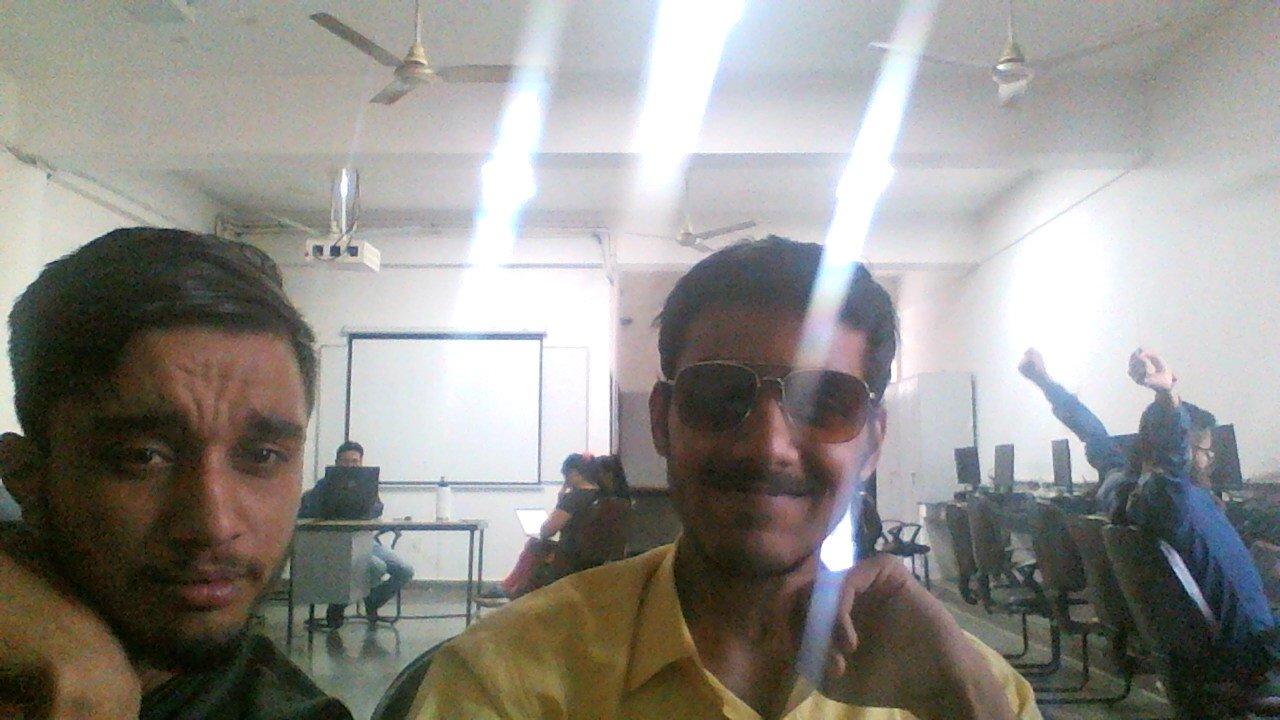
#> input picture photos/vy.jpg, 1280 x 720 px
$ python transformations.py
#> lines starting #> are read from the running program, lines starting #| are printed output that depends on the picture
import cv2 as cv

import numpy as np

img = cv.imread("photos/vy.jpg")
#> img is the input picture: shape (720, 1280, 3); mean B, G, R 138.5, 143.5, 145.1

# [22 lines of commented-out code are left out]

flip = cv.flip(img,-1)
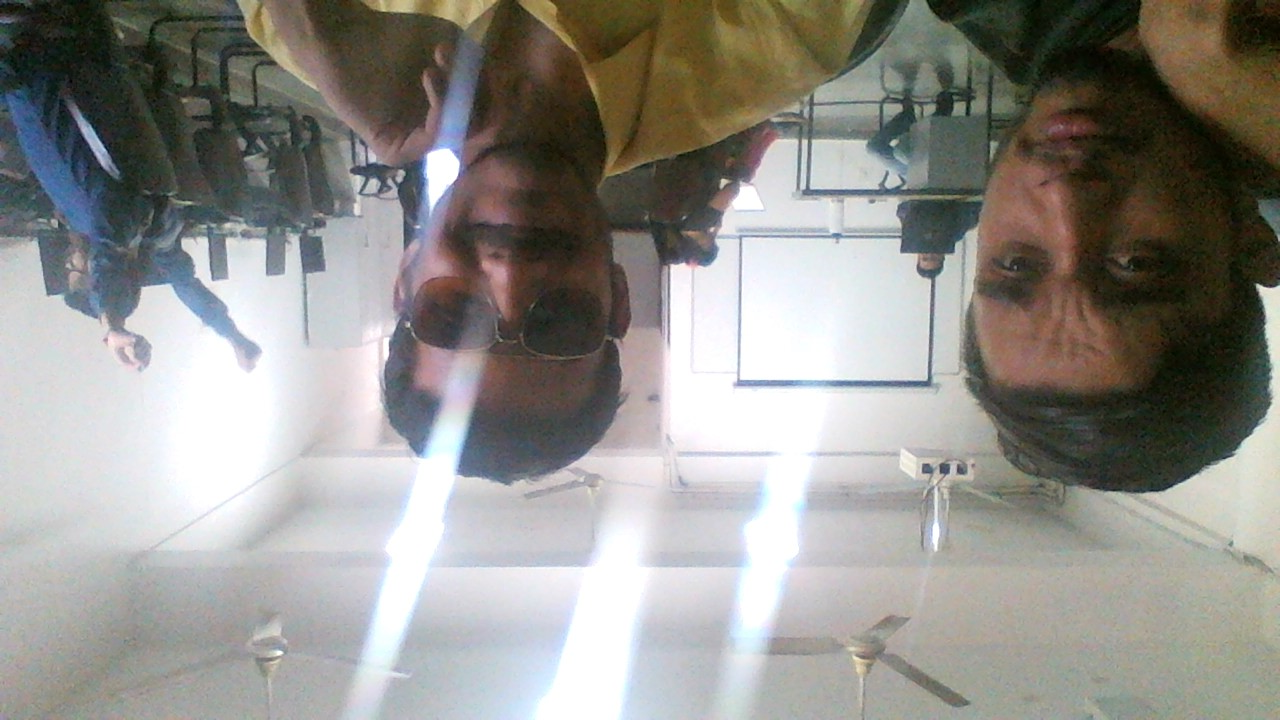
#> flip: shape (720, 1280, 3); mean B, G, R 138.5, 143.5, 145.1
cv.imshow("f",flip)

# cropping
cropped  = img[200:400,300:400]
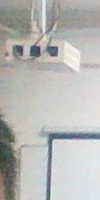
#> cropped: shape (200, 100, 3); mean B, G, R 181.2, 183.9, 183.3
cv.imshow("crop",cropped)


cv.waitKey(0)

$ run again, with photos/WIN_20230313_15_53_58_Pro.jpg copied over photos/vy.jpg
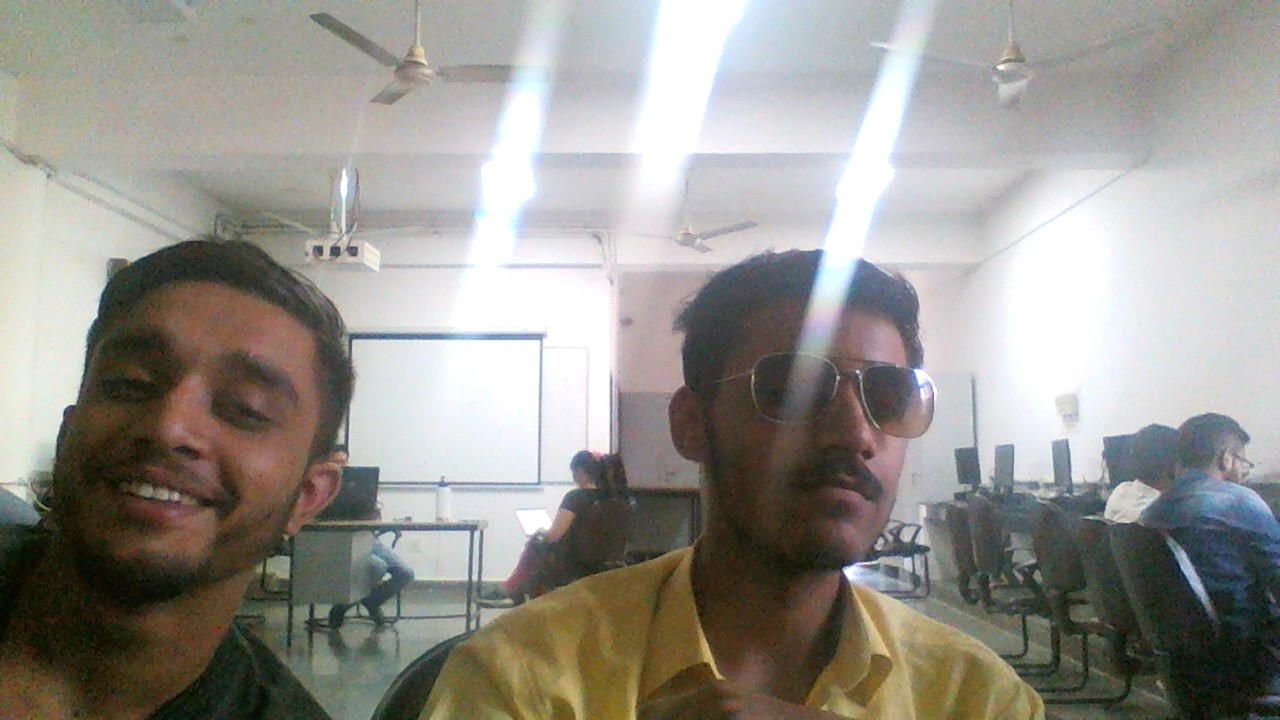
#> input picture photos/WIN_20230313_15_53_58_Pro.jpg, 1280 x 720 px
#> img is the input picture: shape (720, 1280, 3); mean B, G, R 141.7, 147.9, 150.2
#> `flip = cv.flip(img,-1)`:
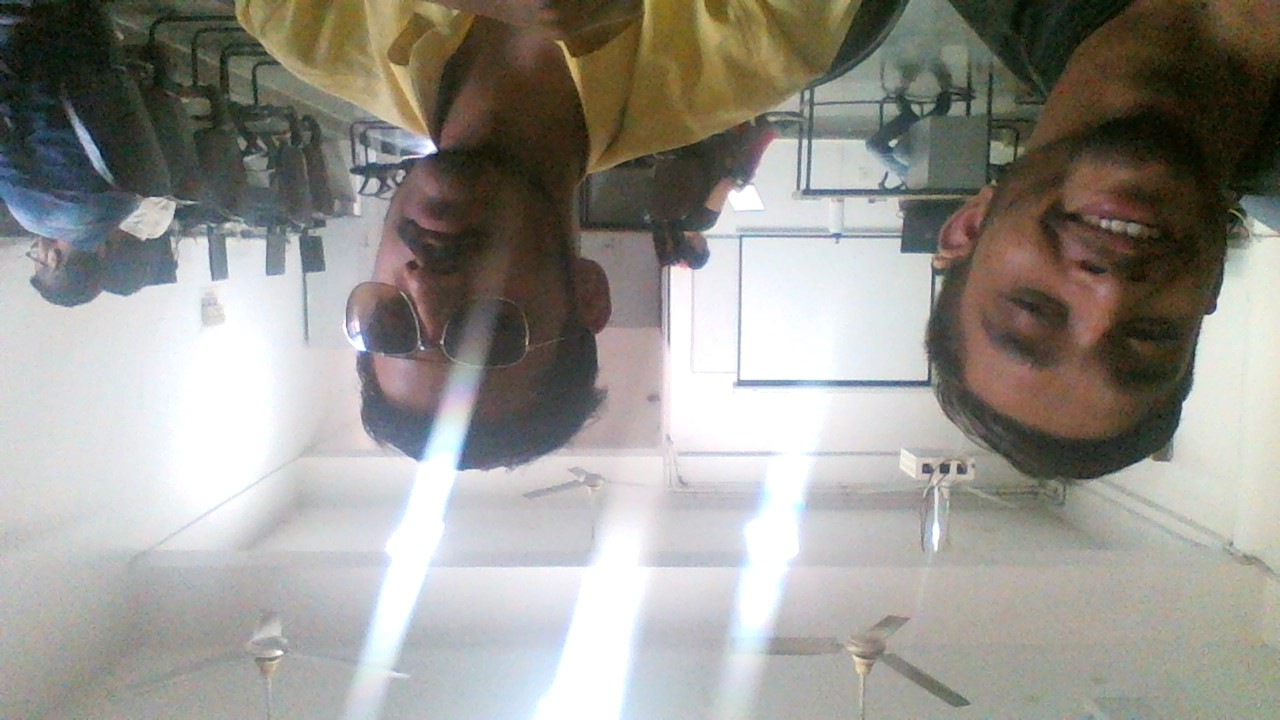
#> flip: shape (720, 1280, 3); mean B, G, R 141.7, 147.9, 150.2
#> `cropped  = img[200:400,300:400]`:
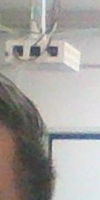
#> cropped: shape (200, 100, 3); mean B, G, R 157.5, 161, 163.7

$ run again, with photos/WIN_20230313_15_54_02_Pro.jpg copied over photos/vy.jpg
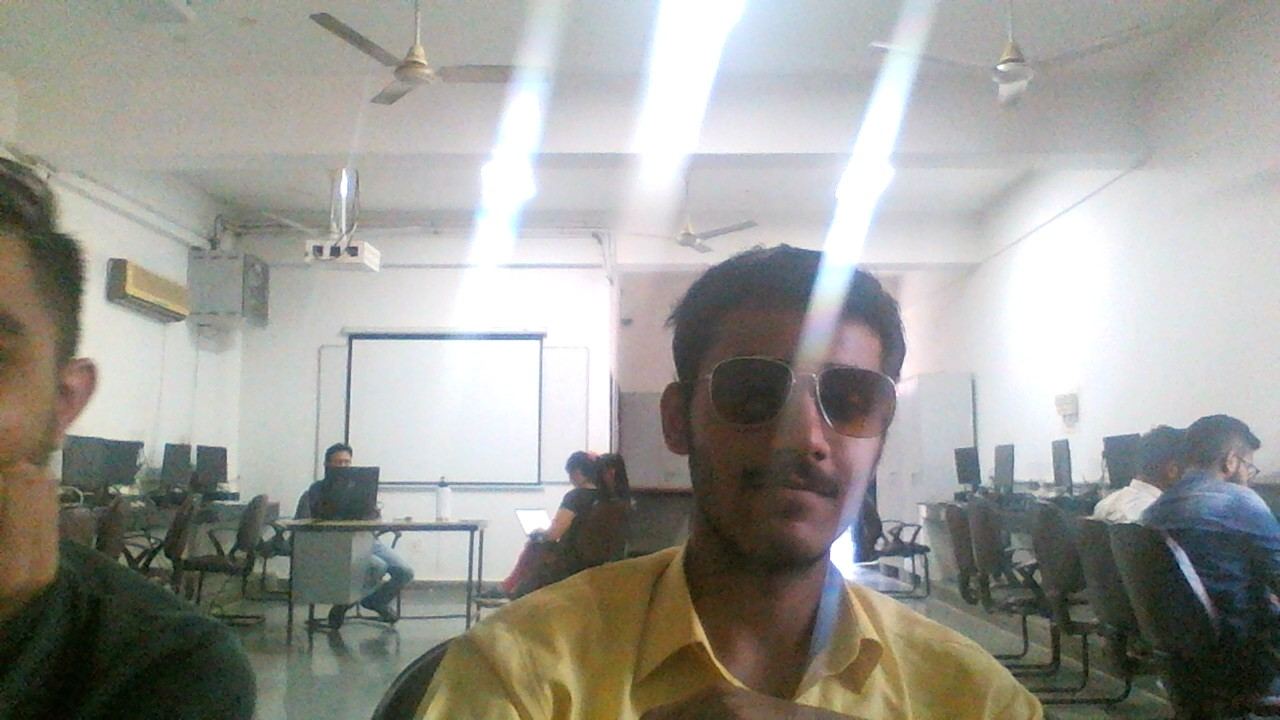
#> input picture photos/WIN_20230313_15_54_02_Pro.jpg, 1280 x 720 px
#> img is the input picture: shape (720, 1280, 3); mean B, G, R 149.2, 154.9, 155.4
#> `flip = cv.flip(img,-1)`:
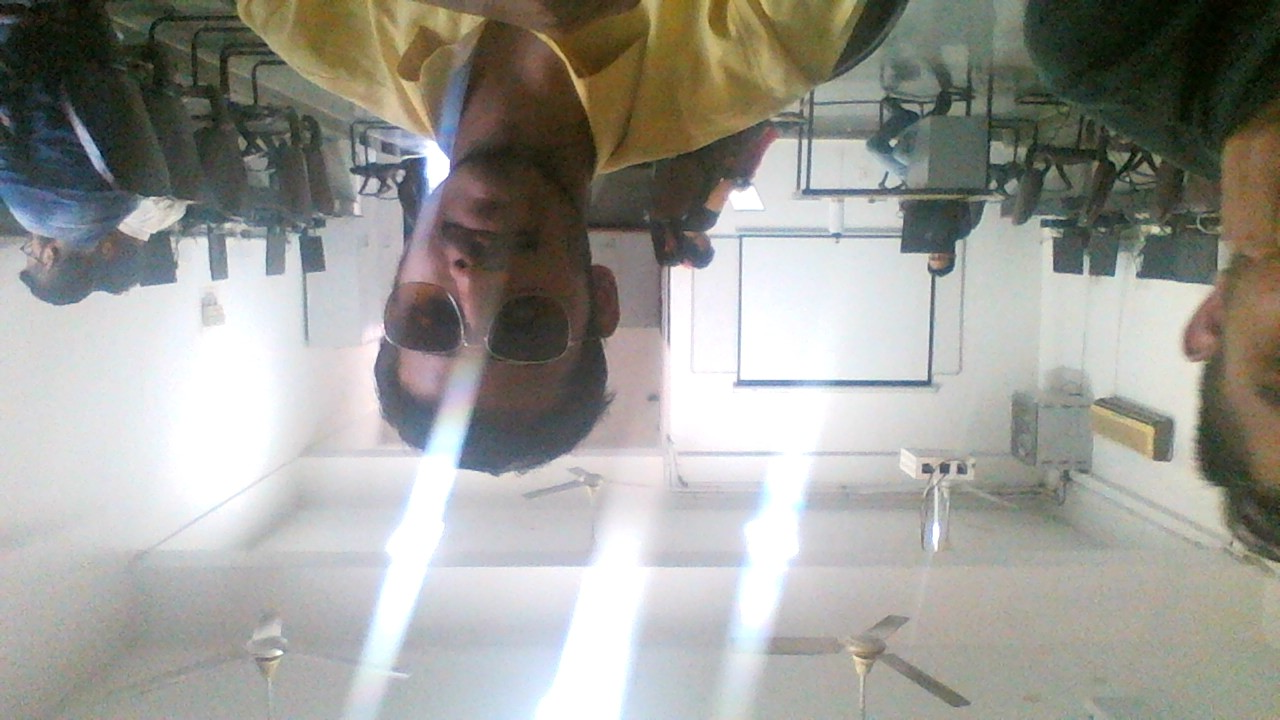
#> flip: shape (720, 1280, 3); mean B, G, R 149.2, 154.9, 155.4
#> `cropped  = img[200:400,300:400]`:
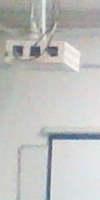
#> cropped: shape (200, 100, 3); mean B, G, R 190.5, 192.3, 191.5
